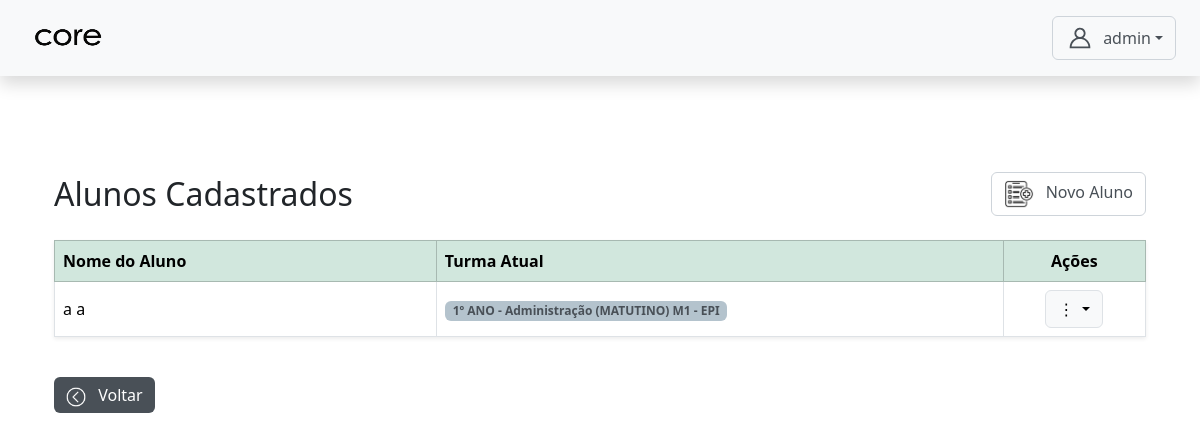
The app's page /autenticacao/admin/aluno_crud/alunos/ (signed in), older data.
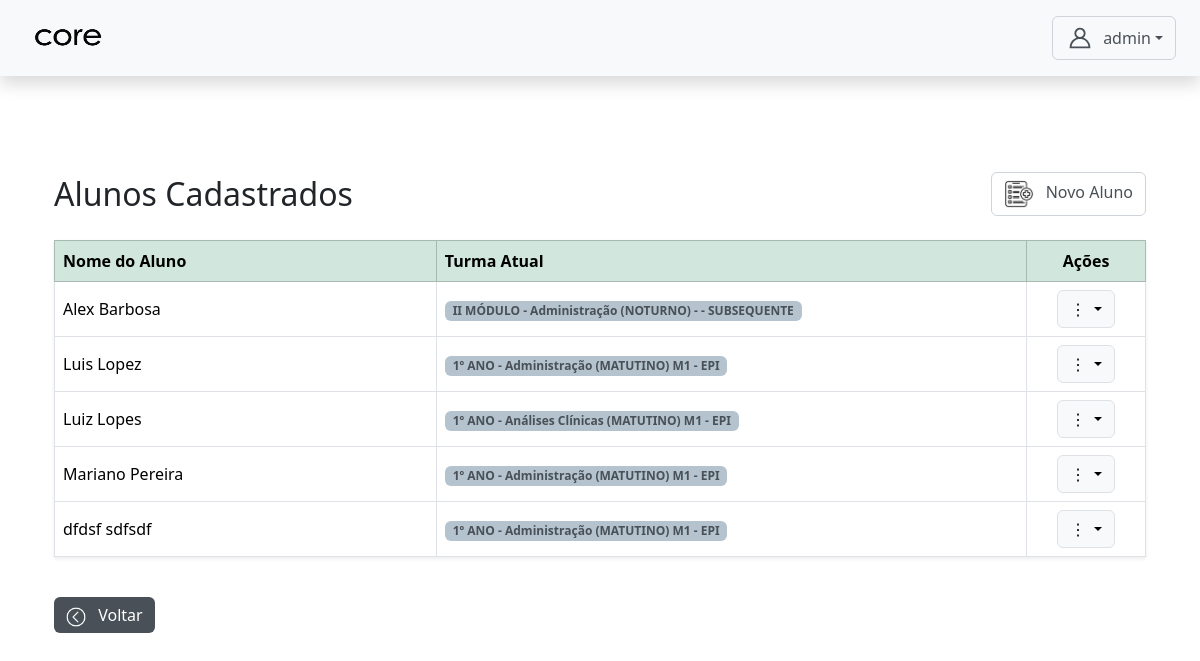
The same page, newer data.
### core/models.py (models this page shows, shortened)
class CustomUser(AbstractUser):
    TIPO_CHOICES = (
        ('admin', 'Admin'),
        ('professor', 'Professor'),
        ('aluno', 'Aluno'),
        ('servidor', 'Servidor'),
        ('direcao', 'Direção'), # <-- 'direcao' está correto
    )
    EIXO_CHOICES = (
        ('SAUDE', 'Eixo da Saúde'),
        ('GESTAO', 'Eixo de Gestão'),
    )
    tipo = models.CharField(max_length=10, choices=TIPO_CHOICES, default='admin')
    eixo = models.CharField(
        max_length=10,
        choices=EIXO_CHOICES,
        null=True,
        blank=True,
        help_text="Eixo ao qual o servidor pertence."
    )
    data_nascimento = models.DateField(null=True, blank=True)
    cpf = models.CharField(max_length=14, unique=True, null=True, blank=True)
    rg = models.CharField(max_length=12, unique=True, null=True, blank=True)
    orgao = models.CharField(max_length=10, null=True, blank=True)
    data_expedicao = models.DateField(null=True, blank=True)
    cidade_nascimento = models.CharField(max_length=100, null=True, blank=True)
    numero_matricula = models.CharField(max_length=20, unique=True, blank=True, null=True)
    nome_pai = models.CharField(max_length=150, blank=True, null=True)
    nome_mae = models.CharField(max_length=150, blank=True, null=True)
    responsavel_matricula = models.CharField(max_length=150, blank=True, null=True)
    endereco_rua = models.CharField(max_length=150, blank=True, null=True)
    endereco_numero = models.CharField(max_length=10, blank=True, null=True)
    endereco_bairro = models.CharField(max_length=100, blank=True, null=True)
    endereco_cidade = models.CharField(max_length=100, blank=True, null=True)
    endereco_cep = models.CharField(max_length=9, blank=True, null=True)
    telefone = models.CharField(max_length=15, blank=True, null=True)
    senha_temporaria = models.BooleanField(default=False)

class AlunoTurma(models.Model):
    aluno = models.ForeignKey(CustomUser, on_delete=models.CASCADE, limit_choices_to={'tipo': 'aluno'})
    turma = models.ForeignKey(Turma, on_delete=models.CASCADE)
    data_matricula = models.DateField(auto_now_add=True)
    ano_letivo = models.CharField(max_length=10, blank=True, null=True)
    class Meta:
        unique_together = ('aluno', 'turma')

class Turma(models.Model):
    ANO_MODULO_CHOICES = [
        ('1º ANO', '1º ANO'),
        ('2º ANO', '2º ANO'),
        ('3º ANO', '3º ANO'),
        ('I MÓDULO', 'I MÓDULO'),
        ('II MÓDULO', 'II MÓDULO'),
        ('III MÓDULO', 'III MÓDULO'),
        ('IV MÓDULO', 'IV MÓDULO'),
        ('V MÓDULO', 'V MÓDULO'),
        ('VI MÓDULO', 'VI MÓDULO'),
    ]
    TURNO_CHOICES = [
        ('matutino', 'Matutino'),
        ('vespertino', 'Vespertino'),
        ('noturno', 'Noturno'),
    ]
    curso = models.ForeignKey(Curso, on_delete=models.CASCADE)
    ano_modulo = models.CharField(max_length=20, choices=ANO_MODULO_CHOICES)
    turno = models.CharField(max_length=20, choices=TURNO_CHOICES)
    turma = models.CharField(max_length=10, blank=True, null=True, help_text="Ex: M1, V2 ou deixe vazio se for módulo noturno.")
    modalidade = models.CharField(max_length=50, blank=True, null=True)
    sala = models.CharField(max_length=20, blank=True, null=True)
    class Meta:
        unique_together = ('curso', 'ano_modulo', 'turno', 'turma', 'modalidade')
    def __str__(self):
        turma_display = self.turma if self.turma else "-"
        return f"{self.ano_modulo} - {self.curso.nome} ({self.turno.upper()}) {turma_display} - {self.modalidade or ''}".strip()

class Curso(models.Model):
    EIXO_CHOICES = (
        ('SAUDE', 'Eixo da Saúde'),
        ('GESTAO', 'Eixo de Gestão'),
    )
    nome = models.CharField(max_length=100, unique=True)
    eixo = models.CharField(max_length=10, choices=EIXO_CHOICES, default='GESTAO')

### autenticacao/views.py (the view)
# urls.py: path('admin/aluno_crud/alunos/', views.gerenciar_alunos, name='gerenciar_alunos'),
@login_required
@role_required('admin')
def gerenciar_alunos(request):
    alunos = CustomUser.objects.filter(tipo='aluno').prefetch_related('alunoturma_set__turma').order_by('first_name', 'last_name')
    return render(request, 'admin/aluno_crud/gerenciar_alunos.html', {'alunos': alunos})

### templates/admin/aluno_crud/gerenciar_alunos.html (shortened to what this page needs)
{% extends 'base4.html' %}
{% load static %}
{% block content %}
<div class="container mt-5">
    <div class="d-flex justify-content-between align-items-center mb-4">
        <h2 class="mb-0">Alunos Cadastrados</h2>
        <a href="{% url 'cadastrar_aluno' %}" class="btn btn-outline-secondary">
            <img src="{% static 'assets/img/cadastrar.png' %}" width='30px' height='30px' class="me-2">
            Novo Aluno
        </a>
    </div>
    <table class="table table-bordered align-middle shadow-sm">
        <thead class="table-success">
            <tr>
                <th class="coluna-nome">Nome do Aluno</th>
                <th>Turma Atual</th>
                <th class="text-center">Ações</th>
            </tr>
        </thead>
        <tbody>
            {% for aluno in alunos %}
            <tr>
                <td>{{ aluno.get_full_name }}</td>
                <td>
                    {% for vinculo in aluno.alunoturma_set.all %}
                        <span class="badge bg-primary text-dark">
                            {{ vinculo.turma }}
                        </span>
                    {% empty %}
                        <span class="text-muted">Nenhuma turma vinculada</span>
                    {% endfor %}
               </td>
                <td class="text-center">
                    <div class="dropdown">
                        <button class="btn btn-light border dropdown-toggle" data-bs-toggle="dropdown">
                            ⋮
                        </button>
                    </div>
                </td>
            </tr>
            {% empty %}
            <tr>
                <td colspan="3" class="text-center text-muted">Nenhum aluno cadastrado.</td>
            </tr>
            {% endfor %}
        </tbody>
    </table>
    <a href="{% url 'admin_dashboard' %}" class="btn btn-secondary mt-4">
        <img src="{% static 'assets/img/voltar.png' %}" width='20px' height='20px' class="me-2">
        Voltar
    </a>
</div>
{% endblock content %}

Row changes from the older to the newer data that the page shows:
added CustomUser: get_full_name "Alex Barbosa"
added AlunoTurma: turma "II MÓDULO - Administração (NOTURNO) - - SUBSEQUENTE", shown under "Alex Barbosa"
added CustomUser: get_full_name "Luis Lopez"
added AlunoTurma: turma "1º ANO - Administração (MATUTINO) M1 - EPI", shown under "Luis Lopez"
added CustomUser: get_full_name "Luiz Lopes"
added AlunoTurma: turma "1º ANO - Análises Clínicas (MATUTINO) M1 - EPI", shown under "Luiz Lopes"
changed CustomUser: get_full_name "a a" → "Mariano Pereira"
added CustomUser: get_full_name "dfdsf sdfsdf"
added AlunoTurma: turma "1º ANO - Administração (MATUTINO) M1 - EPI", shown under "dfdsf sdfsdf"
